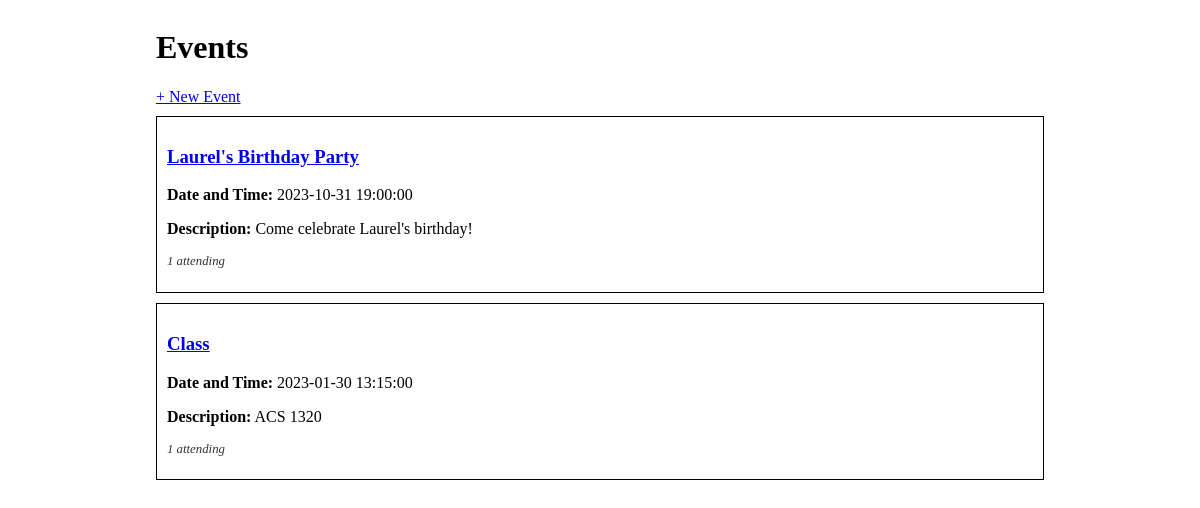
The page / on the database its author committed.
### events_app/models.py (models this page shows)
class Event(db.Model):
    id = db.Column(db.Integer, primary_key=True)
    title = db.Column(db.String(80), nullable=False)
    description = db.Column(db.String(250))
    date_and_time = db.Column(db.DateTime)
    guests = db.relationship(
        'Guest', secondary='guest_event', back_populates='events_attending')
    event_type = db.Column(db.Enum(Type), default=Type.OTHER)

### events_app/routes.py (the view)
@main.route('/')
def index():
    events = Event.query.all()
    return render_template('index.html', events=events)

### events_app/templates/index.html
{% extends 'base.html' %}
{% block content %}
<h1>Events</h1>
<a href="/create">+ New Event</a>
{% for event in events %}
<div class="event-container">
    <h3><a href="/event/{{ event.id }}">{{ event.title }}</a></h3>
    <p><strong>Date and Time:</strong> {{ event.date_and_time }} </p>
    <p><strong>Description:</strong> {{ event.description }} </p>
    <p class="small-text">
        {{ event.guests|length }} attending
    </p>
</div>
{% endfor %}
{% endblock %}

### events_app/static/style.css (style rules this page uses)
body { display: flex; justify-content: center; }
.event-container { border: 1px solid #000; margin: 10px 0; padding: 10px; }
.small-text { font-size: 0.8em; color: #333; font-style: italic; }

### rows shown on the page
Event: title "Laurel's Birthday Party", date_and_time "2023-10-31 19:00:00", description "Come celebrate Laurel's birthday!", guests|length "1"
Event: title "Class", date_and_time "2023-01-30 13:15:00", description "ACS 1320", guests|length "1"
